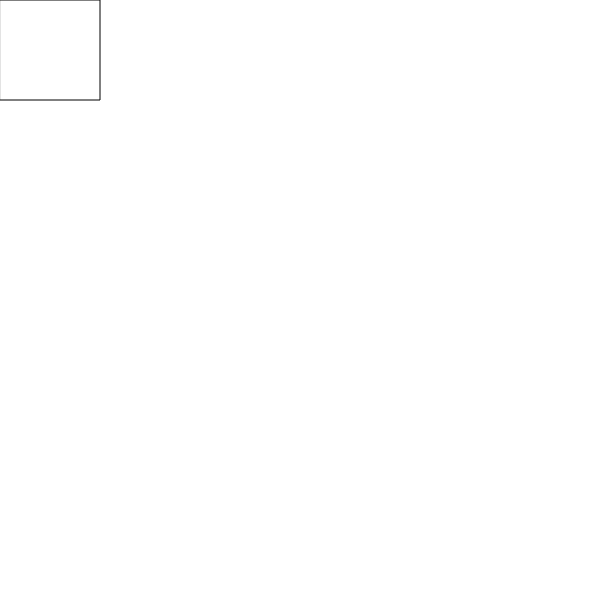
Frame 1 (no input)
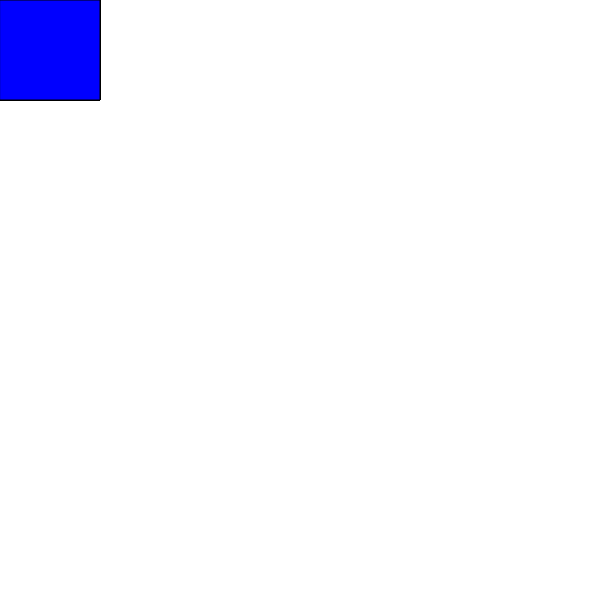
Frame 60 (no input)
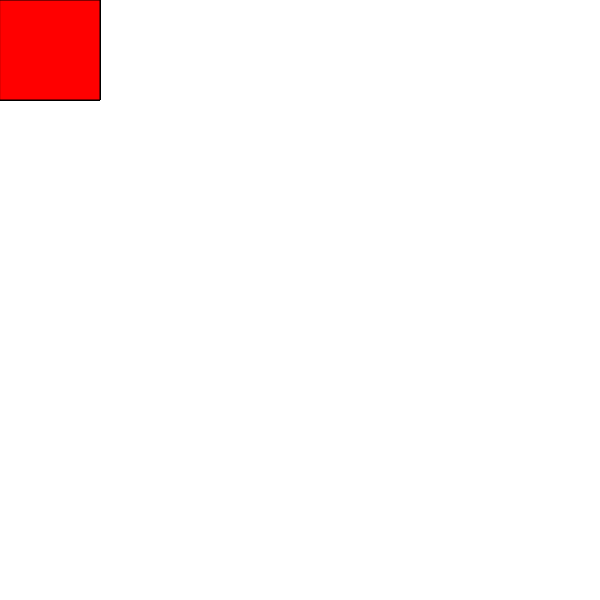
Frame 120 (the mouse pressed at the canvas centre since frame 60)

The p5.js sketch that drew these frames (run headless with seeded random() and noise() and a simulated clock; from frame 60 on, the mouse is pressed at the canvas centre):

// p5.js sketch
// ── sketch.js
let color = 'blue';
let mouseX = 0;
let mouseY = 0;

function setup(){
createCanvas (600, 600)


}

function draw(){

square( 0, 0, 100)
fill(color)

}

function mousePressed(){
if (color == 'blue'){
    color = "red"
}
else if (color =='red'){
    color = "blue"
}
}

function keyPressed(){
    if (keyCode == 32){
        if (color == 'blue'){
            color = "red"
        }
         else if (color =='red'){
            color = "blue"
        }

    }  
}

function mouseClicked() {
    square(0, 0, 100);
}
